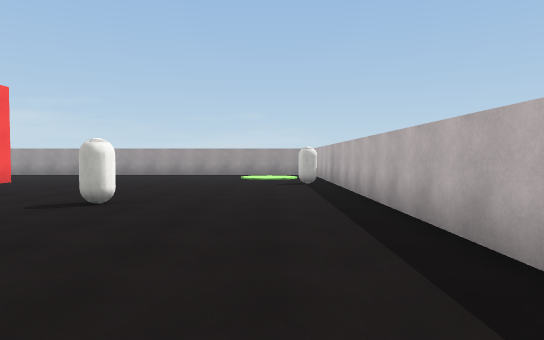
view 1 (above)

19 first-person views from a walk through a 3-D level made in the Unity game engine. The camera is 1.4 m above the floor, tilts 2° down and sees 75° across. The floor is counted in squares, 2 m on a side. Each view is taken from the middle of a square. On the plan, view 1 faces up. The plan holds only what a view shows up to about 11 squares ahead; the rest is blank. The player is left out. Surface patterns are stand-ins for the level's own textures.

view 2
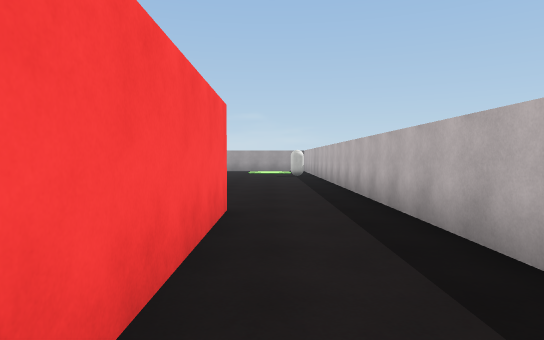

view 3
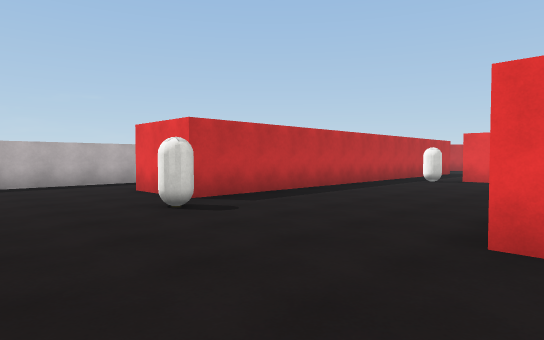

view 4
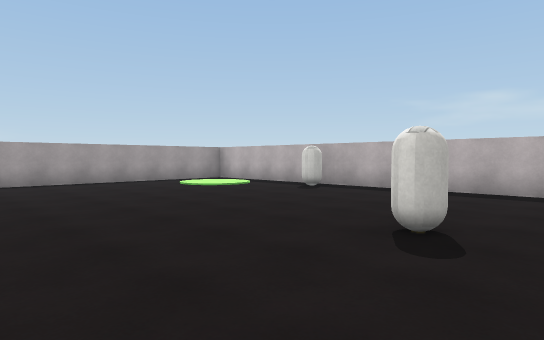

view 5
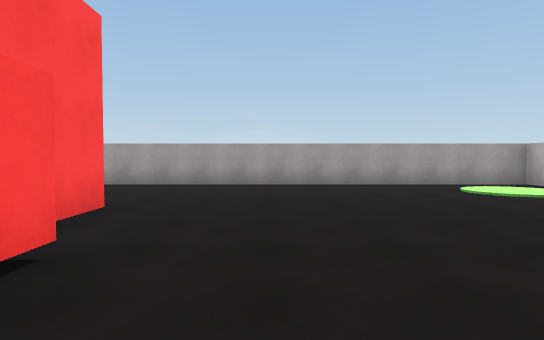

view 6
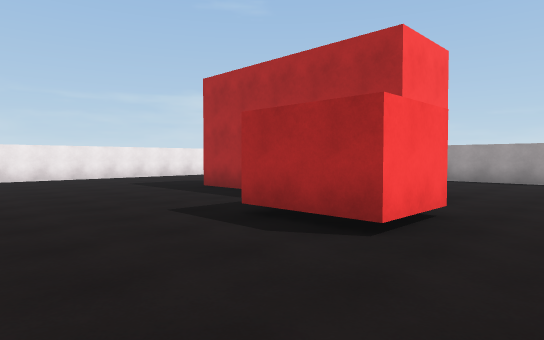

view 7
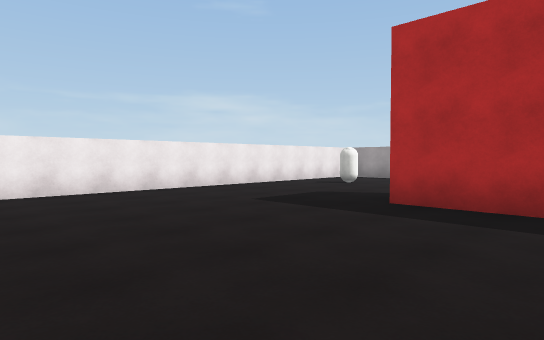

view 8
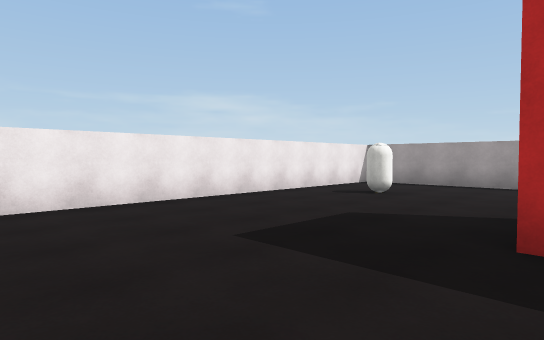

view 9
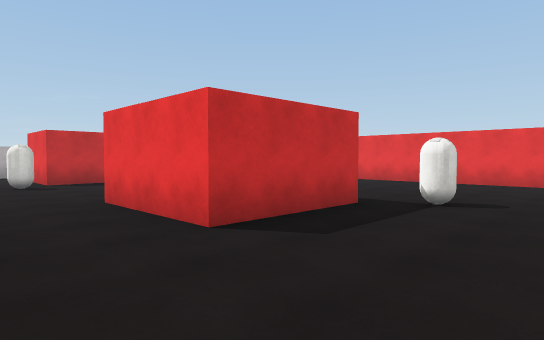

view 10
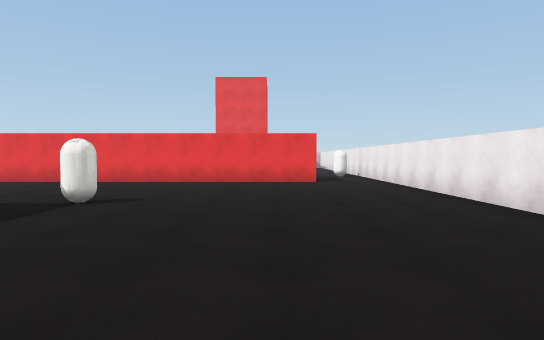

view 11
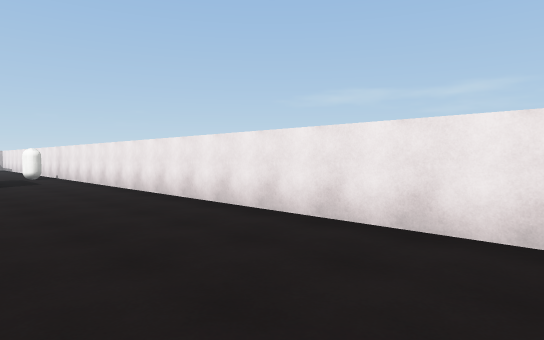

view 12
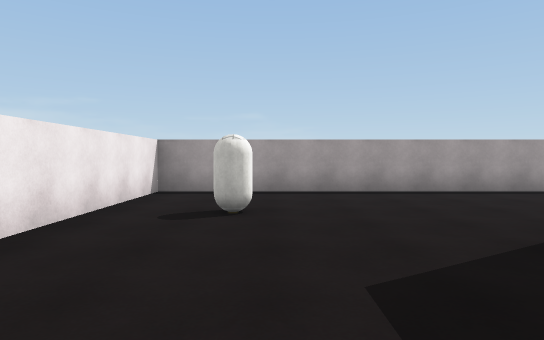

view 13
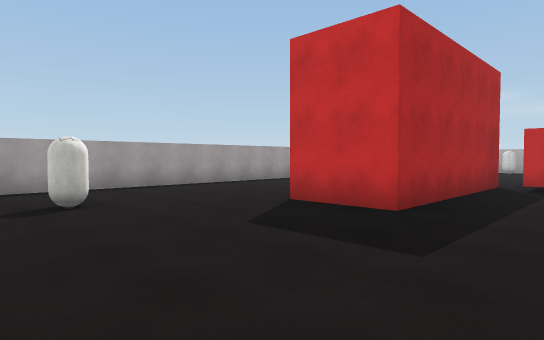

view 14
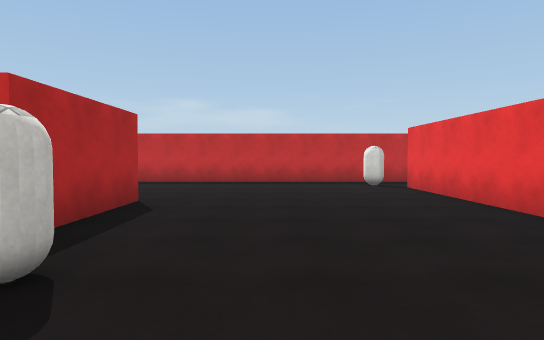

view 15
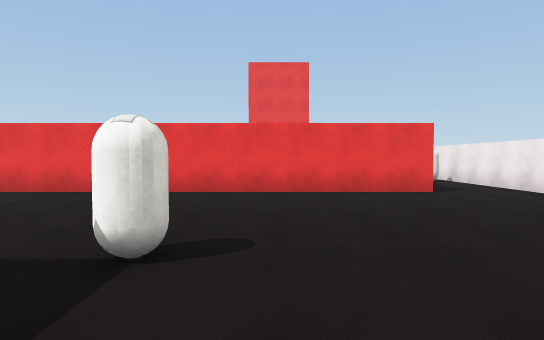

view 16
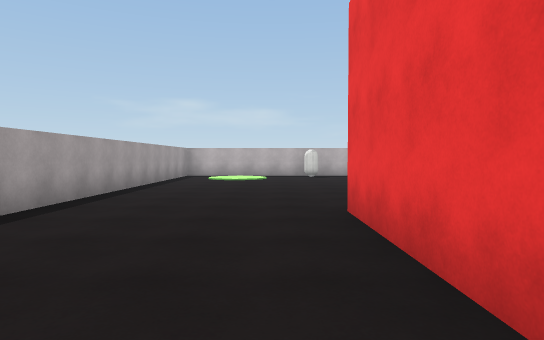

view 17
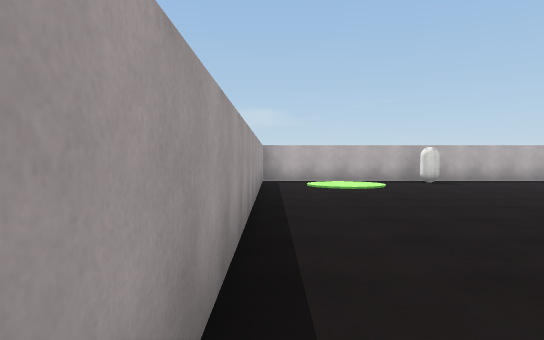

view 18
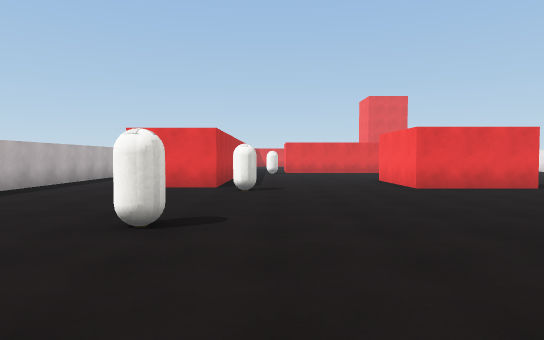

view 19
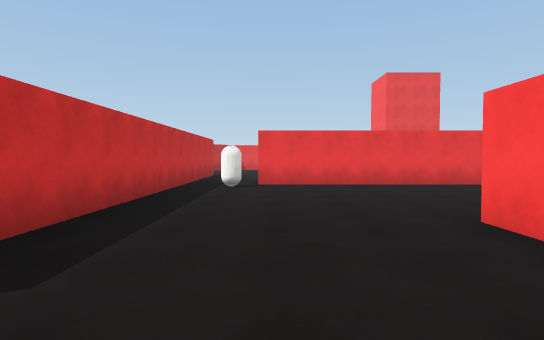

### Floor plan
Points are (right, up) in squares from view 1. A wall is a line through its corners. A room is listed if a view was taken in it or the views show most of it. See-through windows are left out.
Room 1 (views 1, 2)
walls: (-2.7, -9) (-2.7, -6.5); (-17.3, -7.5) (-17.3, -11); (1.7, -2) (1.7, 0.5); (-0.6, 0.7) (-0.6, -3.2)
ways out: opening at (-16.5, -8.5) to room 2; opening at (-3.5, -7) to room 2; opening at (0.5, 0) to room 2
objects: capsule (-17, -10); capsule (-4, -7)
Room 2 (views 3, 4, 5, 6, 7, 8, 9, 10, 11, 12, 13, 14, 15, 16, 17, 18, 19)
walls: (-6.5, 7.5) (-6.5, 5.9) (-8.5, 5.9); (-7.4, 8.1) (-12.6, 8.1) (-12.6, 10.1); (-10.1, -1.9) (-10.1, 1) (-7.3, 1) (-7.3, -1.8) (-9.6, -1.8); (-10.8, 10) (-7.3, 10) (-7.3, 8.9); (1.7, 0.5) (1.7, 14.3) (-17.3, 14.3) (-17.3, -7.5); (-2.7, -6.5) (-2.7, 0.7) (-0.6, 0.7); (-15.4, -7.2) (-4.6, -7.2)
ways out: opening at (-16.5, -8.5) to room 1; opening at (-3.5, -7) to room 1; opening at (0.5, 0) to room 1
objects: capsule (-15, 12); capsule (-11, -3); capsule (-3, 1); capsule (-3, 5); capsule (1, 9)

Positions as (right, up) in squares from view 1, and headings:
1: (0, 0), facing up
2: (0, -4), facing up
3: (-8, 4), facing down-right
4: (-6, 4), facing up-right
5: (-5, 5), facing up
6: (-5, 3), facing up-left
7: (-10, 3), facing up-left
8: (-12, 5), facing up-left
9: (-13, 3), facing down-right
10: (-14, 3), facing down
11: (-14, 3), facing down-left
12: (-15, 7), facing up
13: (-17, 6), facing up-right
14: (-13, -4), facing right
15: (-12, 0), facing down
16: (-12, 11), facing right
17: (-9, 14), facing right
18: (-4, 9), facing down
19: (-5, 2), facing down
